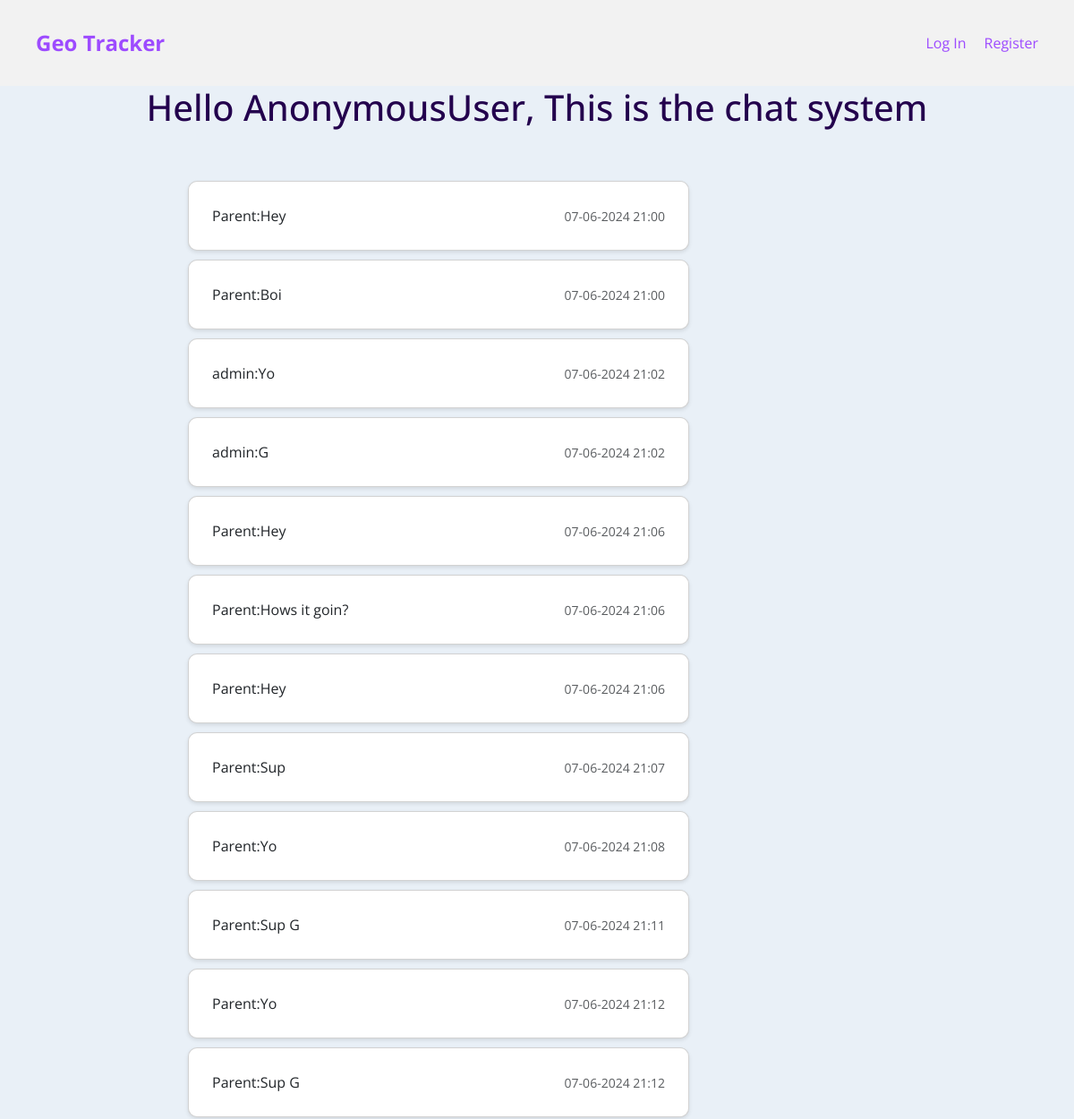
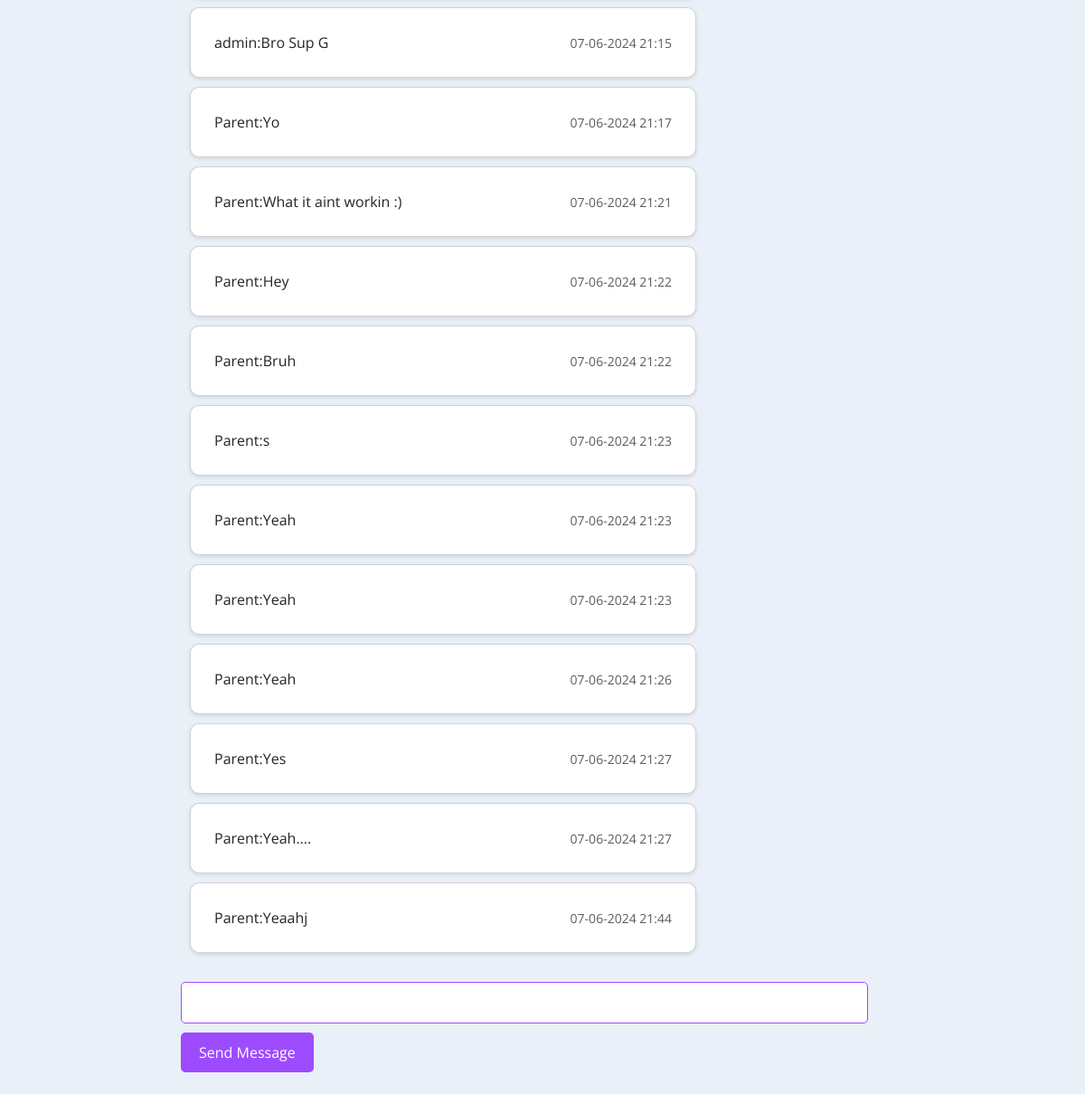
Page /contact_child on the committed database (2 pictures, top to bottom).
### geolocation_app/models.py (models this page shows, shortened)
class ChatMessage(models.Model):
    user = models.ForeignKey(User, on_delete=models.CASCADE)
    message = models.TextField()
    timestamp = models.DateTimeField(auto_now_add=True)
    room_name = models.CharField(max_length=255, null=True)

class User(AbstractUser):
    password = models.CharField(max_length=128, default='default_password')

### geolocation_app/views.py (the view, shortened to what this page needs)
# urls.py: path('contact_child', views.contact_child, name='contact_child'),
def contact_child(request, *args, **kwargs):
    parent = None
    children = None
    is_child = False
    last_messages = ChatMessage.objects.all()
    context = {
        "user": request.user,
        "children": children,
        "parent": parent,
        "last_messages": last_messages
    }
    return render(request, "geolocation_app/contact_child.html", context)

### geolocation_app/templates/geolocation_app/contact_child.html
{% extends "geolocation_app/layout.html" %}
{% block body %}
<center><h1>Hello {{ user }}, This is the chat system</h1></center>
<br>
<div class="chat__item__container" id="id_chat_item_container">
  <br/>
  {% for message in last_messages %}
    <div class="card message-card mb-2 {% if message.user == user %} user-message {% else %} other-user-message {% endif %}">
      <div class="card-body d-flex justify-content-between align-items-center">
        {% if message.user != user %}
          <p class="card-text mb-0 other-user-name">{{ message.user }}:</p>
        {% endif %}
        <p class="card-text mb-0">{{ message.message }}</p>
        <p class="card-text text-muted mb-0 timestamp small">{{ message.timestamp|date:'d-m-Y H:i' }}</p>
      </div>
    </div>
  {% endfor %}
  <br/>
  <input type="text" id="id_message_send_input" />
  <button type="submit" id="id_message_send_button">Send Message</button>
  <br/>
  <br/>
</div>
{% endblock %}

### geolocation_app/templates/geolocation_app/layout.html (shortened to what this page needs)
{% load static %}
<!DOCTYPE html>
<html lang="en">
<head>
    <link href="https://cdn.jsdelivr.net/npm/remixicon@2.5.0/fonts/remixicon.css" rel="stylesheet">
    <link href="https://cdn.jsdelivr.net/npm/bootstrap@5.3.0/dist/css/bootstrap.min.css" rel="stylesheet">
    <link href='https://cdn.jsdelivr.net/npm/boxicons@2.0.5/css/boxicons.min.css' rel='stylesheet'>
    <link rel="stylesheet" href="{% static 'geolocation_app/styles.css' %}">
</head>
<body>
    <div class="hero">
        <nav>
            <a class="logo" href="{% url 'index' %}">Geo Tracker</a>
            <ul>
                {% if user.is_authenticated %}
                    {% if not is_child %}
                        <li><a href="{% url 'find_child' %}">Find My Child</a></li>
                    {% endif %}
                    {% if not is_child %}
                    <li><a href="{% url 'contact_child' %}">Contact My Child</a></li>
                    {% else %}
                    <li><a href="{% url 'contact_child' %}">Contact My Parent</a></li>
                    {% endif %}
                {% else %}
                    <li><a href="{% url 'login' %}">Log In</a></li>
                    <li><a href="{% url 'register' %}">Register</a></li>
                {% endif %}
            </ul>
        </nav>
    </div>
    <div class="body">
        {% block body %}
        {% endblock %}
    </div>
</body>
</html>

### geolocation_app/static/geolocation_app/styles.css (style rules this page uses)
:root { --first-color: #9D4BFF; --first-color-dark: #23004D; --first-color-light: #A49EAC; --first-color-lighten: #F2F2F2; --body-font: 'Open Sans', sans-serif; --h1-font-size: 1.5rem; --normal-font-size:.938rem; --small-font-size:.813rem; }
@media screen and (min-width: 768px) { :root { --normal-font-size: 1rem; --small-font-size:.875rem; } }
*,::before,::after { box-sizing: border-box; }
body { margin: 0; padding: 0; font-family: var(--body-font); font-size: var(--normal-font-size); color: var(--first-color-dark); }
h1 { margin: 0; }
a { text-decoration: none; }
body { font-family: 'Open Sans', sans-serif; margin: 0; padding: 0; background-color: #e9f0f7; }
.hero { background-color: #F2F2F2; color: #9D4BFF; padding: 20px; text-align: center; }
.hero nav { display: flex; justify-content: space-between; align-items: center; background-color: var(--navbar-background-color); padding: 10px 20px; }
.hero nav ul { list-style: none; margin: 0; padding: 0; display: flex; gap: 20px; }
.hero nav li { margin: 0; }
.hero nav a { color: var(--navbar-link-color); text-decoration: none; transition: color 0.3s ease; }
.hero .logo { font-size: 24px; font-weight: bold; color: var(--navbar-link-color); }
input { width: 100%; }
.chat__item__container { width: 100%; max-width: 800px; margin: 0 auto; }
.card { border-radius: 10px; padding: 10px; box-shadow: 0 2px 4px rgba(0, 0, 0, 0.1); max-width: 70%; word-wrap: break-word; margin: 10px 0; }
.other-user-message { background-color: #FFFFFF; margin-left: 10px; margin-right: auto; }
.card-body { display: flex; justify-content: space-between; align-items: center; }
.card-text { margin: 0; }
.timestamp { margin-left: auto; }
#id_message_send_input { width: calc(100% - 40px); padding: 10px; border: 1px solid #9D4BFF; border-radius: 5px; font-size: 16px; margin-bottom: 10px; }
#id_message_send_button { background-color: #9D4BFF; color: #fff; border: none; padding: 10px 20px; font-size: 16px; cursor: pointer; transition: background-color 0.3s ease; border-radius: 5px; align-items: center; }

### rows in the picture
ChatMessage: user "Parent", message "Hey", timestamp "07-06-2024 21:00"
ChatMessage: user "Parent", message "Boi", timestamp "07-06-2024 21:00"
ChatMessage: user "admin", message "Yo", timestamp "07-06-2024 21:02"
ChatMessage: user "admin", message "G", timestamp "07-06-2024 21:02"
ChatMessage: user "Parent", message "Hey", timestamp "07-06-2024 21:06"
ChatMessage: user "Parent", message "Hows it goin?", timestamp "07-06-2024 21:06"
ChatMessage: user "Parent", message "Hey", timestamp "07-06-2024 21:06"
ChatMessage: user "Parent", message "Sup", timestamp "07-06-2024 21:07"
ChatMessage: user "Parent", message "Yo", timestamp "07-06-2024 21:08"
ChatMessage: user "Parent", message "Sup G", timestamp "07-06-2024 21:11"
ChatMessage: user "Parent", message "Yo", timestamp "07-06-2024 21:12"
ChatMessage: user "Parent", message "Sup G", timestamp "07-06-2024 21:12"
ChatMessage: user "admin", message "Bro Sup G", timestamp "07-06-2024 21:15"
ChatMessage: user "Parent", message "Yo", timestamp "07-06-2024 21:17"
ChatMessage: user "Parent", message "What it aint workin :)", timestamp "07-06-2024 21:21"
ChatMessage: user "Parent", message "Hey", timestamp "07-06-2024 21:22"
ChatMessage: user "Parent", message "Bruh", timestamp "07-06-2024 21:22"
ChatMessage: user "Parent", message "s", timestamp "07-06-2024 21:23"
ChatMessage: user "Parent", message "Yeah", timestamp "07-06-2024 21:23"
ChatMessage: user "Parent", message "Yeah", timestamp "07-06-2024 21:23"
ChatMessage: user "Parent", message "Yeah", timestamp "07-06-2024 21:26"
ChatMessage: user "Parent", message "Yes", timestamp "07-06-2024 21:27"
ChatMessage: user "Parent", message "Yeah....", timestamp "07-06-2024 21:27"
ChatMessage: user "Parent", message "Yeaahj", timestamp "07-06-2024 21:44"

### other values in the picture
{{ user }} "AnonymousUser"
